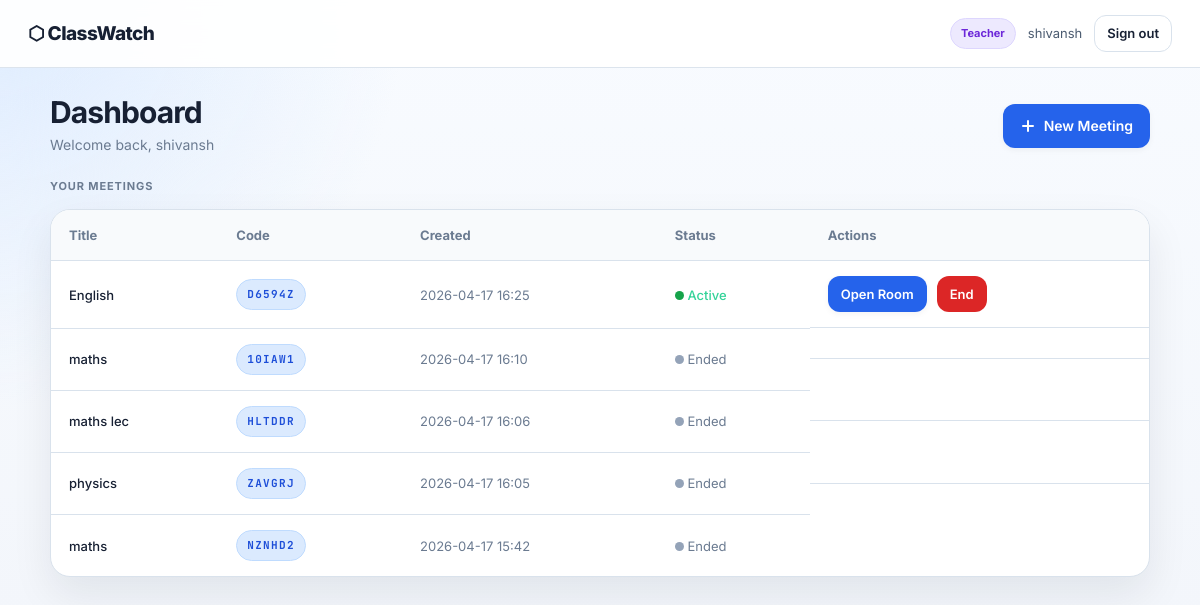
Page /teacher (signed in) on the committed database.
### tables this page shows
CREATE TABLE meetings (
            id INTEGER PRIMARY KEY AUTOINCREMENT,
            host_id INTEGER NOT NULL,
            code TEXT UNIQUE NOT NULL,
            title TEXT NOT NULL,
            created_at TEXT NOT NULL,
            is_active INTEGER DEFAULT 1, ended_at TEXT,
            FOREIGN KEY (host_id) REFERENCES users(id)
        );

### app.py (the view)
@app.route('/teacher')
def teacher_home():
    err = login_required('teacher')
    if err: return err
    meetings = get_meetings_by_host(session['user_id'])
    for m in meetings:
        m['has_report'] = has_reports(m['code'])
    return render_template('teacher_home.html', meetings=meetings, user=session)

### app.py (called while the page is built)
def login_required(role=None):
    if 'user_id' not in session:
        return redirect(url_for('login'))
    if role and session.get('role') != role:
        return redirect(url_for('login'))
    return None

### database.py (called while the page is built)
def get_db():
    conn = sqlite3.connect(DB_PATH)
    conn.row_factory = sqlite3.Row
    return conn

def get_meetings_by_host(host_id):
    conn = get_db()
    cursor = conn.cursor()
    cursor.execute(
        'SELECT * FROM meetings WHERE host_id = ? ORDER BY created_at DESC',
        (host_id,)
    )
    meetings = [dict(m) for m in cursor.fetchall()]
    conn.close()
    return meetings

def has_reports(meeting_code):
    conn = get_db()
    cursor = conn.cursor()
    cursor.execute('SELECT COUNT(*) as cnt FROM reports WHERE meeting_code = ?', (meeting_code,))
    result = cursor.fetchone()
    conn.close()
    return result['cnt'] > 0

### templates/teacher_home.html (shortened to what this page needs)
{% extends 'base.html' %}
{% block content %}
<div class="page-container">
  <div class="page-header">
    <div>
      <h1 class="page-title">Dashboard</h1>
      <p class="page-sub">Welcome back, {{ user.name }}</p>
    </div>
    <a href="{{ url_for('create_meeting_route') }}" class="btn btn-primary" id="btn-new-meeting">
      <svg width="16" height="16" viewBox="0 0 16 16" fill="none" style="margin-right:2px;">
        <path d="M8 3v10M3 8h10" stroke="currentColor" stroke-width="2" stroke-linecap="round"/>
      </svg>
      New Meeting
    </a>
  </div>
  <div class="section-title">Your Meetings</div>
  {% if meetings %}
  <div class="meetings-table-wrap">
    <table class="meetings-table" id="meetings-table">
      <thead>
        <tr>
          <th>Title</th>
          <th>Code</th>
          <th>Created</th>
          <th>Status</th>
          <th>Actions</th>
        </tr>
      </thead>
      <tbody>
        {% for m in meetings %}
        <tr>
          <td style="font-weight:500;">{{ m.title }}</td>
          <td><span class="code-badge">{{ m.code }}</span></td>
          <td style="color:var(--muted);">{{ m.created_at[:16].replace('T', ' ') }}</td>
          <td>
            {% if m.is_active %}
            <span class="status-dot status-active"></span>
            <span style="color:#34D399;font-weight:500;">Active</span>
            {% else %}
            <span class="status-dot status-ended"></span>
            <span style="color:var(--muted);">Ended</span>
            {% endif %}
          </td>
          <td class="table-actions">
            {% if m.is_active %}
            <a href="{{ url_for('teacher_room', code=m.code) }}" class="btn btn-sm btn-primary" id="open-{{ m.code }}">Open Room</a>
            <form method="POST" action="{{ url_for('end_meeting_route', code=m.code) }}" style="display:inline">
              <button class="btn btn-sm btn-danger" id="end-{{ m.code }}">End</button>
            </form>
            {% endif %}
          </td>
        </tr>
        {% endfor %}
      </tbody>
    </table>
  </div>
  {% else %}
  <div class="empty-state" id="no-meetings">
    <div style="font-size:32px;margin-bottom:8px;">📋</div>
    <p>No meetings yet. Create your first meeting to get started.</p>
  </div>
  {% endif %}
</div>
{% endblock %}

### templates/base.html (shortened to what this page needs)
<!DOCTYPE html>
<html lang="en">
<head>
  <link rel="stylesheet" href="{{ url_for('static', filename='css/style.css') }}" />
</head>
<body>
  <nav class="navbar">
    <a href="/" class="nav-brand">⬡ ClassWatch</a>
    {% if session.get('user_id') %}
    <div class="nav-right">
      <span class="nav-user">
        <span class="role-badge role-{{ session.get('role') }}">{{ session.get('role') }}</span>
        {{ session.get('name') }}
      </span>
      <a href="{{ url_for('logout') }}" class="btn btn-sm btn-outline">Sign out</a>
    </div>
    {% endif %}
  </nav>
  <main>{% block content %}{% endblock %}</main>
</body>
</html>

### rows in the picture
meetings: title "English", code "D6594Z", created_at "2026-04-17 16:25", is_active 1 (drawn)
meetings: title "maths", code "10IAW1", created_at "2026-04-17 16:10", is_active 0 (drawn)
meetings: title "maths lec", code "HLTDDR", created_at "2026-04-17 16:06", is_active 0 (drawn)
meetings: title "physics", code "ZAVGRJ", created_at "2026-04-17 16:05", is_active 0 (drawn)
meetings: title "maths", code "NZNHD2", created_at "2026-04-17 15:42", is_active 0 (drawn)

### other values in the picture
{{ session.get('role') }} "Teacher"
{{ session.get('name') }} "shivansh"
{{ user.name }} "shivansh"
